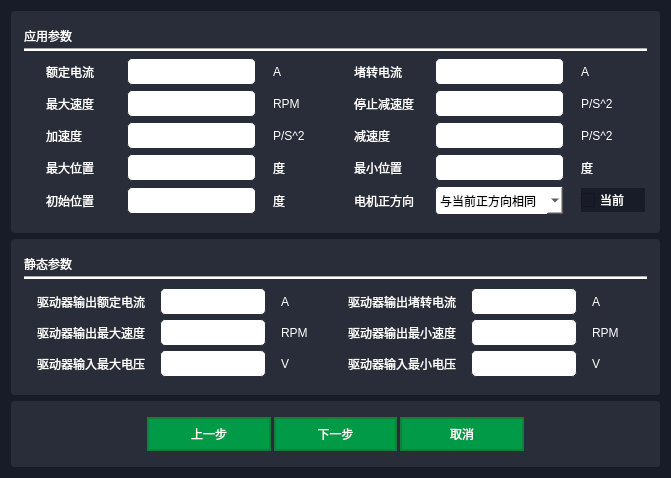
<?xml version="1.0" encoding="UTF-8"?>
<ui version="4.0">
 <class>DriverParams</class>
 <widget class="QWidget" name="DriverParams">
  <property name="geometry">
   <rect>
    <x>0</x>
    <y>0</y>
    <width>671</width>
    <height>472</height>
   </rect>
  </property>
  <property name="windowTitle">
   <string>Form</string>
  </property>
  <property name="windowIcon">
   <iconset resource="resonrces.qrc">
    <normaloff>:/images/app.ico</normaloff>:/images/app.ico</iconset>
  </property>
  <property name="styleSheet">
   <string notr="true">QWidget{
	color:#fff;
	/*background-color: rgb(240,240,240);*/
	background-color: rgb(24,28,40);
}
QLabel{
	background-color: rgb(41,45,57);
}

QPushButton{
	color:white;
	border:2px solid #147e3a;
	background-color:#019b48;
	width:50px;
	height:30px;
}

QPushButton:hover{
	background-color:#019b48;
	font-size:12px;
	font-weight:bold;
}

QLabel{
	color:white;
}

QGroupBox{
	border:2px solid rgb(41,45,57);
	color:white;
	background-color: rgb(41,45,57);
	border-radius:4px;
}

QLineEdit{	
	background-color: rgb(255, 255, 255);
	border:1px solid #147e3a;
	width:100px;
	height:30px;
	color:black;
}
QComboBox{
	background-color: rgb(255, 255, 255);
	width:100px;
	height:27px;
	border-radius:4px;
	border:1px solid rgb(41,45,57);
	color:black;
}

QLineEdit:hover{
	border:1px solid rgb(0,149,255);
}

QTabWidget:pane{
	border-top:1px solid rgb(240, 240, 240);
	/*border:1px solid rgb(41,45,57);*/
}

QTabBar::tab{
	color:white;
	width:50px;
	height:25px;
	background-color:#019b48;
	margin-right: 5px;
	margin-bottom:-6px;
}

QTabBar::tab:selected{
	background-color:rgb(0,149,255);
	font-weight:bold;
	height:28px;
	border:1.5px solid rgb(0,110,255);
}

QMessageBox{
	background-color:rgb(41,45,57);
}

QMessageBox QPushButton:enabled{
	border-radius: 5px;
	width: 50px;
	height: 20px;
	background-color: #019b48;
	color: white;
	font-size: 12px;
}
</string>
  </property>
  <layout class="QVBoxLayout" name="verticalLayout" stretch="4,2,1">
   <item>
    <widget class="QGroupBox" name="groupBox_2">
     <layout class="QVBoxLayout" name="verticalLayout_2">
      <item>
       <widget class="QGroupBox" name="positionLoopGroupBox_3">
        <property name="styleSheet">
         <string notr="true"/>
        </property>
        <layout class="QVBoxLayout" name="verticalLayout_20" stretch="1,4">
         <property name="spacing">
          <number>3</number>
         </property>
         <property name="leftMargin">
          <number>0</number>
         </property>
         <property name="topMargin">
          <number>3</number>
         </property>
         <property name="rightMargin">
          <number>0</number>
         </property>
         <property name="bottomMargin">
          <number>3</number>
         </property>
         <item>
          <layout class="QVBoxLayout" name="verticalLayout_21">
           <item>
            <widget class="QLabel" name="label_28">
             <property name="text">
              <string>应用参数</string>
             </property>
            </widget>
           </item>
           <item>
            <widget class="Line" name="line_11">
             <property name="sizePolicy">
              <sizepolicy hsizetype="Expanding" vsizetype="Fixed">
               <horstretch>0</horstretch>
               <verstretch>0</verstretch>
              </sizepolicy>
             </property>
             <property name="styleSheet">
              <string notr="true">background-color: rgb(255, 255, 255);</string>
             </property>
             <property name="orientation">
              <enum>Qt::Horizontal</enum>
             </property>
            </widget>
           </item>
          </layout>
         </item>
         <item>
          <widget class="QGroupBox" name="gridGroupBox_8">
           <property name="styleSheet">
            <string notr="true">QLineEdit{
	border:1px solid rgb(41,45,57);
	height:25px;
	width:100px;
	border-radius:5px;
}
QLineEdit:hover{
	border:1px solid rgb(0,149,255);
}</string>
           </property>
           <layout class="QGridLayout" name="gridLayout_9" rowstretch="1,1,1,1,1" columnstretch="2,4,2,2,4,2" columnminimumwidth="1,1,1,1,1,1">
            <property name="leftMargin">
             <number>20</number>
            </property>
            <property name="topMargin">
             <number>2</number>
            </property>
            <property name="rightMargin">
             <number>0</number>
            </property>
            <property name="bottomMargin">
             <number>0</number>
            </property>
            <property name="horizontalSpacing">
             <number>17</number>
            </property>
            <property name="verticalSpacing">
             <number>5</number>
            </property>
            <item row="4" column="4">
             <widget class="QComboBox" name="motorDirectionCombpBox">
              <item>
               <property name="text">
                <string>与当前正方向相同</string>
               </property>
              </item>
              <item>
               <property name="text">
                <string>与当前正方向相反</string>
               </property>
              </item>
             </widget>
            </item>
            <item row="1" column="2">
             <widget class="QLabel" name="label_23">
              <property name="text">
               <string>RPM</string>
              </property>
             </widget>
            </item>
            <item row="1" column="3">
             <widget class="QLabel" name="label_15">
              <property name="text">
               <string>停止减速度</string>
              </property>
             </widget>
            </item>
            <item row="3" column="4">
             <widget class="QLineEdit" name="AppminPositionLineEdit"/>
            </item>
            <item row="0" column="3">
             <widget class="QLabel" name="label_30">
              <property name="text">
               <string>堵转电流</string>
              </property>
             </widget>
            </item>
            <item row="4" column="1">
             <widget class="QLineEdit" name="initialPositionLineEdit"/>
            </item>
            <item row="2" column="0">
             <widget class="QLabel" name="label_12">
              <property name="text">
               <string>加速度</string>
              </property>
             </widget>
            </item>
            <item row="1" column="1">
             <widget class="QLineEdit" name="AppmaxSpeedLineEdit"/>
            </item>
            <item row="1" column="0">
             <widget class="QLabel" name="label_11">
              <property name="text">
               <string>最大速度</string>
              </property>
             </widget>
            </item>
            <item row="0" column="5">
             <widget class="QLabel" name="label_22">
              <property name="text">
               <string>A</string>
              </property>
             </widget>
            </item>
            <item row="3" column="1">
             <widget class="QLineEdit" name="AppmaxPositionLineEdit"/>
            </item>
            <item row="4" column="2">
             <widget class="QLabel" name="label_26">
              <property name="text">
               <string>度</string>
              </property>
             </widget>
            </item>
            <item row="2" column="5">
             <widget class="QLabel" name="label_32">
              <property name="text">
               <string>P/S^2</string>
              </property>
             </widget>
            </item>
            <item row="4" column="0">
             <widget class="QLabel" name="label_14">
              <property name="text">
               <string>初始位置</string>
              </property>
             </widget>
            </item>
            <item row="0" column="0">
             <widget class="QLabel" name="label_16">
              <property name="text">
               <string>额定电流</string>
              </property>
             </widget>
            </item>
            <item row="1" column="5">
             <widget class="QLabel" name="label_27">
              <property name="text">
               <string>P/S^2</string>
              </property>
             </widget>
            </item>
            <item row="1" column="4">
             <widget class="QLineEdit" name="AppstopDecelerationLineEdit"/>
            </item>
            <item row="0" column="4">
             <widget class="QLineEdit" name="AppstallCurrenLineEdit"/>
            </item>
            <item row="2" column="3">
             <widget class="QLabel" name="label_18">
              <property name="text">
               <string>减速度</string>
              </property>
             </widget>
            </item>
            <item row="3" column="0">
             <widget class="QLabel" name="label_13">
              <property name="text">
               <string>最大位置</string>
              </property>
             </widget>
            </item>
            <item row="2" column="4">
             <widget class="QLineEdit" name="AppdeceleratitionLineEdit"/>
            </item>
            <item row="3" column="2">
             <widget class="QLabel" name="label_25">
              <property name="text">
               <string>度</string>
              </property>
             </widget>
            </item>
            <item row="2" column="1">
             <widget class="QLineEdit" name="AppaccelerationLineEdit"/>
            </item>
            <item row="0" column="1">
             <widget class="QLineEdit" name="AppratedCurrentLineEdit"/>
            </item>
            <item row="4" column="3">
             <widget class="QLabel" name="label_20">
              <property name="text">
               <string>电机正方向</string>
              </property>
             </widget>
            </item>
            <item row="2" column="2">
             <widget class="QLabel" name="label_24">
              <property name="text">
               <string>P/S^2</string>
              </property>
             </widget>
            </item>
            <item row="3" column="5">
             <widget class="QLabel" name="label_33">
              <property name="text">
               <string>度</string>
              </property>
             </widget>
            </item>
            <item row="3" column="3">
             <widget class="QLabel" name="label_19">
              <property name="text">
               <string>最小位置</string>
              </property>
             </widget>
            </item>
            <item row="0" column="2">
             <widget class="QLabel" name="label_21">
              <property name="text">
               <string>A</string>
              </property>
             </widget>
            </item>
            <item row="4" column="5">
             <widget class="QCheckBox" name="currentlyCheckBox">
              <property name="text">
               <string>当前</string>
              </property>
             </widget>
            </item>
           </layout>
          </widget>
         </item>
        </layout>
       </widget>
      </item>
     </layout>
    </widget>
   </item>
   <item>
    <widget class="QGroupBox" name="groupBox_3">
     <layout class="QVBoxLayout" name="verticalLayout_3">
      <item>
       <widget class="QGroupBox" name="positionLoopGroupBox_4">
        <property name="styleSheet">
         <string notr="true"/>
        </property>
        <layout class="QVBoxLayout" name="verticalLayout_22" stretch="1,4">
         <property name="spacing">
          <number>3</number>
         </property>
         <property name="leftMargin">
          <number>0</number>
         </property>
         <property name="topMargin">
          <number>3</number>
         </property>
         <property name="rightMargin">
          <number>0</number>
         </property>
         <property name="bottomMargin">
          <number>3</number>
         </property>
         <item>
          <layout class="QVBoxLayout" name="verticalLayout_23">
           <item>
            <widget class="QLabel" name="label_29">
             <property name="text">
              <string>静态参数</string>
             </property>
            </widget>
           </item>
           <item>
            <widget class="Line" name="line_12">
             <property name="sizePolicy">
              <sizepolicy hsizetype="Expanding" vsizetype="Fixed">
               <horstretch>0</horstretch>
               <verstretch>0</verstretch>
              </sizepolicy>
             </property>
             <property name="styleSheet">
              <string notr="true">background-color: rgb(255, 255, 255);</string>
             </property>
             <property name="orientation">
              <enum>Qt::Horizontal</enum>
             </property>
            </widget>
           </item>
          </layout>
         </item>
         <item>
          <widget class="QGroupBox" name="gridGroupBox_9">
           <property name="styleSheet">
            <string notr="true">QLineEdit{
	border:1px solid rgb(41,45,57);
	height:25px;
	width:100px;
	border-radius:5px;
}
QLineEdit:hover{
	border:1px solid rgb(0,149,255);
}</string>
           </property>
           <layout class="QGridLayout" name="gridLayout_10" columnstretch="2,2,1,2,2,1" columnminimumwidth="0,0,0,0,0,0">
            <property name="leftMargin">
             <number>11</number>
            </property>
            <property name="topMargin">
             <number>4</number>
            </property>
            <property name="rightMargin">
             <number>0</number>
            </property>
            <property name="bottomMargin">
             <number>0</number>
            </property>
            <property name="horizontalSpacing">
             <number>15</number>
            </property>
            <property name="verticalSpacing">
             <number>4</number>
            </property>
            <item row="0" column="2">
             <widget class="QLabel" name="label_5">
              <property name="text">
               <string>A</string>
              </property>
             </widget>
            </item>
            <item row="1" column="2">
             <widget class="QLabel" name="label_6">
              <property name="text">
               <string>RPM</string>
              </property>
             </widget>
            </item>
            <item row="2" column="3">
             <widget class="QLabel" name="label_4">
              <property name="text">
               <string>驱动器输入最小电压</string>
              </property>
             </widget>
            </item>
            <item row="2" column="0">
             <widget class="QLabel" name="label_2">
              <property name="text">
               <string>驱动器输入最大电压</string>
              </property>
             </widget>
            </item>
            <item row="0" column="3">
             <widget class="QLabel" name="label_31">
              <property name="text">
               <string>驱动器输出堵转电流</string>
              </property>
             </widget>
            </item>
            <item row="2" column="4">
             <widget class="QLineEdit" name="driverMinVoltage">
              <property name="enabled">
               <bool>false</bool>
              </property>
             </widget>
            </item>
            <item row="1" column="0">
             <widget class="QLabel" name="label">
              <property name="text">
               <string>驱动器输出最大速度</string>
              </property>
             </widget>
            </item>
            <item row="0" column="0">
             <widget class="QLabel" name="label_17">
              <property name="text">
               <string>驱动器输出额定电流</string>
              </property>
             </widget>
            </item>
            <item row="1" column="3">
             <widget class="QLabel" name="label_3">
              <property name="text">
               <string>驱动器输出最小速度</string>
              </property>
             </widget>
            </item>
            <item row="1" column="1">
             <widget class="QLineEdit" name="driverMaxVelocity">
              <property name="enabled">
               <bool>false</bool>
              </property>
             </widget>
            </item>
            <item row="0" column="4">
             <widget class="QLineEdit" name="driverStallCurrent">
              <property name="enabled">
               <bool>false</bool>
              </property>
             </widget>
            </item>
            <item row="0" column="1">
             <widget class="QLineEdit" name="driverRatedCurrent">
              <property name="enabled">
               <bool>false</bool>
              </property>
             </widget>
            </item>
            <item row="1" column="4">
             <widget class="QLineEdit" name="DriverMinVelocity">
              <property name="enabled">
               <bool>false</bool>
              </property>
             </widget>
            </item>
            <item row="2" column="1">
             <widget class="QLineEdit" name="driverMaxVoltage">
              <property name="enabled">
               <bool>false</bool>
              </property>
             </widget>
            </item>
            <item row="2" column="2">
             <widget class="QLabel" name="label_7">
              <property name="text">
               <string>V</string>
              </property>
             </widget>
            </item>
            <item row="0" column="5">
             <widget class="QLabel" name="label_8">
              <property name="text">
               <string>A</string>
              </property>
             </widget>
            </item>
            <item row="1" column="5">
             <widget class="QLabel" name="label_9">
              <property name="text">
               <string>RPM</string>
              </property>
             </widget>
            </item>
            <item row="2" column="5">
             <widget class="QLabel" name="label_10">
              <property name="text">
               <string>V</string>
              </property>
             </widget>
            </item>
           </layout>
          </widget>
         </item>
        </layout>
       </widget>
      </item>
     </layout>
    </widget>
   </item>
   <item>
    <widget class="QGroupBox" name="groupBox_4">
     <layout class="QVBoxLayout" name="verticalLayout_4" stretch="1">
      <item>
       <widget class="QGroupBox" name="positionLoopGroupBox_5">
        <property name="styleSheet">
         <string notr="true"/>
        </property>
        <layout class="QHBoxLayout" name="horizontalLayout" stretch="1,1,1,1,1">
         <property name="spacing">
          <number>3</number>
         </property>
         <property name="leftMargin">
          <number>0</number>
         </property>
         <property name="topMargin">
          <number>3</number>
         </property>
         <property name="rightMargin">
          <number>0</number>
         </property>
         <property name="bottomMargin">
          <number>3</number>
         </property>
         <item>
          <spacer name="horizontalSpacer">
           <property name="orientation">
            <enum>Qt::Horizontal</enum>
           </property>
           <property name="sizeHint" stdset="0">
            <size>
             <width>40</width>
             <height>20</height>
            </size>
           </property>
          </spacer>
         </item>
         <item>
          <widget class="QPushButton" name="backBtn">
           <property name="text">
            <string>上一步</string>
           </property>
          </widget>
         </item>
         <item>
          <widget class="QPushButton" name="nextBtn">
           <property name="text">
            <string>下一步</string>
           </property>
          </widget>
         </item>
         <item>
          <widget class="QPushButton" name="cancelBtn">
           <property name="text">
            <string>取消</string>
           </property>
          </widget>
         </item>
         <item>
          <spacer name="horizontalSpacer_2">
           <property name="orientation">
            <enum>Qt::Horizontal</enum>
           </property>
           <property name="sizeHint" stdset="0">
            <size>
             <width>40</width>
             <height>20</height>
            </size>
           </property>
          </spacer>
         </item>
        </layout>
       </widget>
      </item>
     </layout>
    </widget>
   </item>
  </layout>
 </widget>
 <resources>
  <include location="resonrces.qrc"/>
 </resources>
 <connections/>
</ui>
